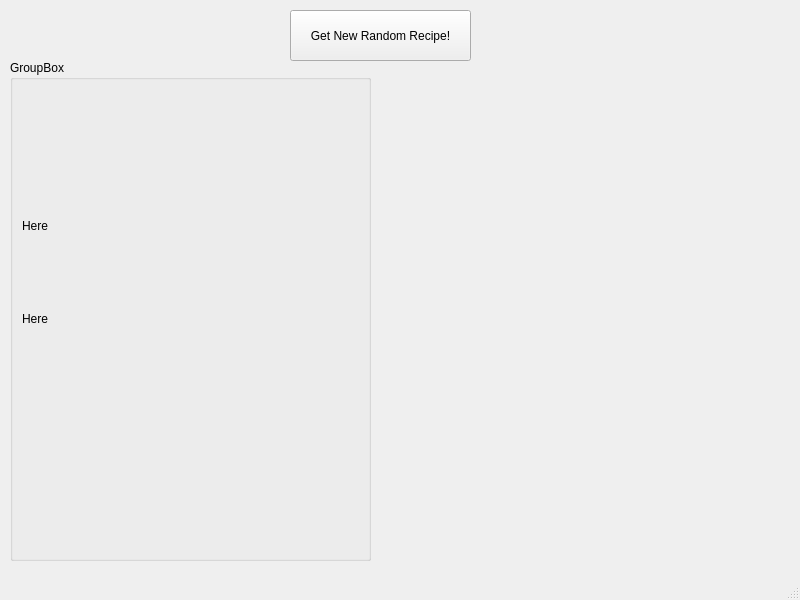
<?xml version="1.0" encoding="UTF-8"?>
<ui version="4.0">
 <class>MainWindow</class>
 <widget class="QMainWindow" name="MainWindow">
  <property name="geometry">
   <rect>
    <x>0</x>
    <y>0</y>
    <width>800</width>
    <height>600</height>
   </rect>
  </property>
  <property name="windowTitle">
   <string>MainWindow</string>
  </property>
  <widget class="QWidget" name="centralwidget">
   <widget class="QPushButton" name="random_recipe_button">
    <property name="geometry">
     <rect>
      <x>290</x>
      <y>10</y>
      <width>181</width>
      <height>51</height>
     </rect>
    </property>
    <property name="text">
     <string>Get New Random Recipe!</string>
    </property>
   </widget>
   <widget class="QGroupBox" name="left_group_box">
    <property name="geometry">
     <rect>
      <x>10</x>
      <y>60</y>
      <width>361</width>
      <height>501</height>
     </rect>
    </property>
    <property name="title">
     <string>GroupBox</string>
    </property>
    <layout class="QVBoxLayout" name="verticalLayout">
     <item>
      <widget class="QLabel" name="recipe_image">
       <property name="text">
        <string/>
       </property>
      </widget>
     </item>
     <item>
      <widget class="QLabel" name="recipe_name_label">
       <property name="text">
        <string>Here</string>
       </property>
      </widget>
     </item>
     <item>
      <widget class="QLabel" name="category_label">
       <property name="text">
        <string>Here</string>
       </property>
      </widget>
     </item>
     <item>
      <widget class="QLabel" name="ingredients_label">
       <property name="text">
        <string/>
       </property>
      </widget>
     </item>
     <item>
      <widget class="QLabel" name="yt_viewer_label">
       <property name="text">
        <string/>
       </property>
      </widget>
     </item>
    </layout>
   </widget>
   <widget class="QLabel" name="instructions_label">
    <property name="geometry">
     <rect>
      <x>390</x>
      <y>80</y>
      <width>381</width>
      <height>481</height>
     </rect>
    </property>
    <property name="text">
     <string/>
    </property>
   </widget>
  </widget>
  <widget class="QMenuBar" name="menubar">
   <property name="geometry">
    <rect>
     <x>0</x>
     <y>0</y>
     <width>800</width>
     <height>21</height>
    </rect>
   </property>
  </widget>
  <widget class="QStatusBar" name="statusbar"/>
 </widget>
 <resources/>
 <connections/>
</ui>
